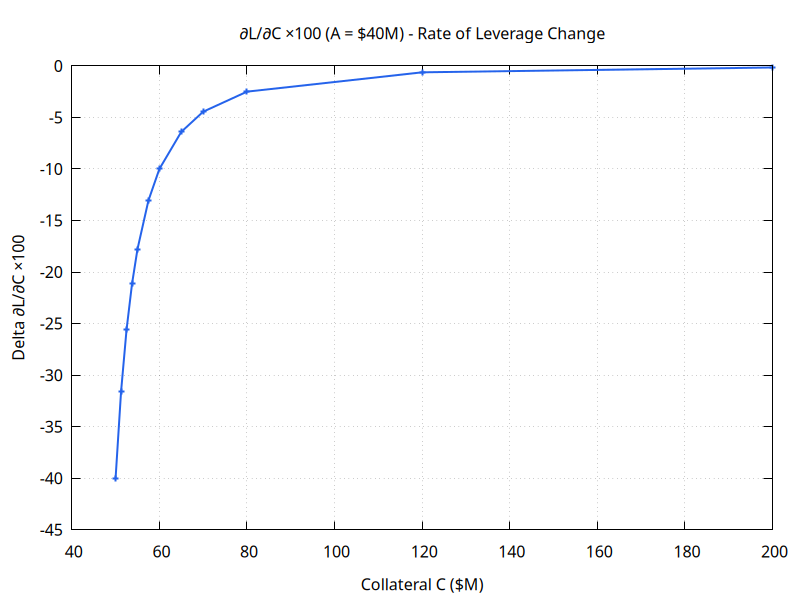

gnuplot code for this plot:
set terminal pngcairo size 800,600 background "#ffffff"
set grid
set key bmargin
set style line 1 lc rgb "#2563eb" lw 2
set style line 2 lc rgb "#10b981" lw 2
set style line 3 lc rgb "#f59e0b" lw 2
set style line 4 lc rgb "#dc2626" lw 2
set style line 5 lc rgb "#8b5cf6" lw 2
set output "leverage-delta-variable-sail.png"
set title "∂L/∂C ×100 (A = $40M) - Rate of Leverage Change"
set xlabel "Collateral C ($M)"
set ylabel "Delta ∂L/∂C ×100"
set yrange [-45:0]

plot '-' using 1:2 with linespoints ls 1 notitle
50  -40
51.25  -31.6049
52.5  -25.6
53.75  -21.157
55  -17.7778
57.5  -13.0612
60  -10
65  -6.4
70  -4.44444
80  -2.5
120  -0.625
200  -0.15625
e
